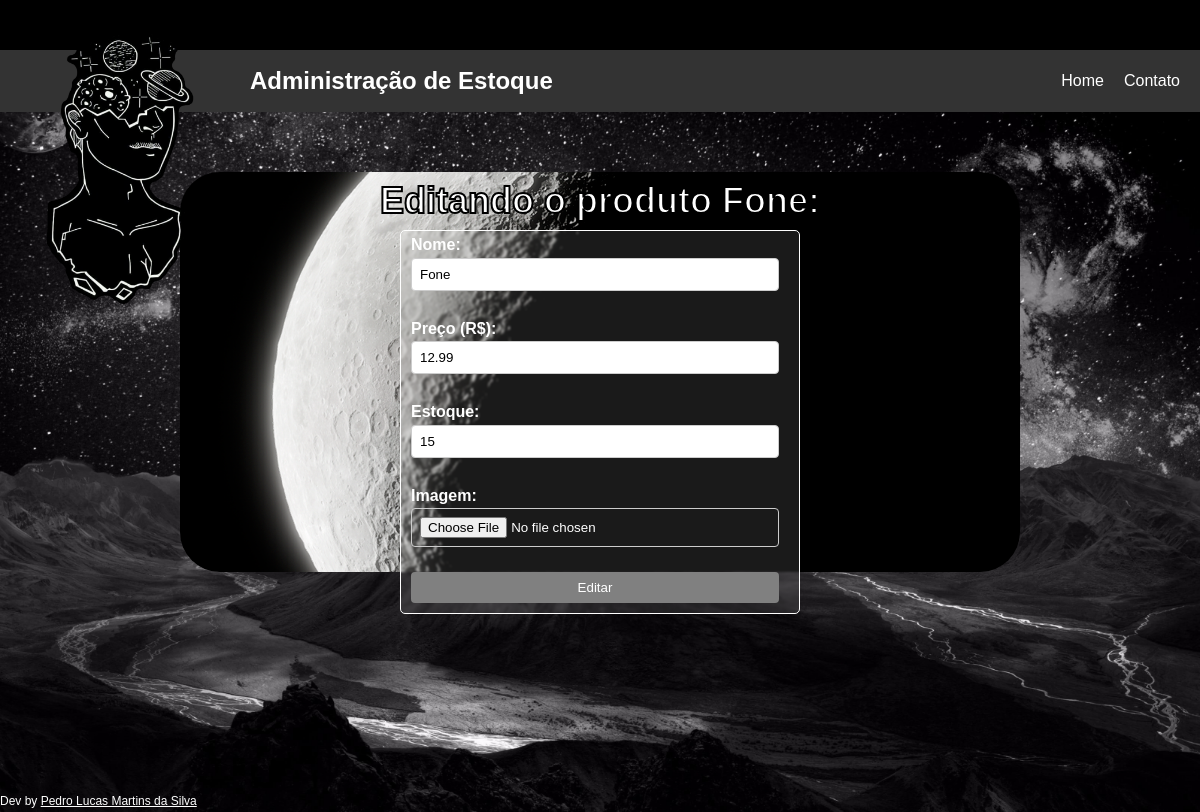
The app's page /alt_prod/1/ with its own data.
### loja/models.py (models this page shows, shortened)
class Produto(models.Model):
    nome = models.CharField(max_length=100)
    preco = models.DecimalField(max_digits=10, decimal_places=2)
    estoque = models.IntegerField()
    imagem = models.ImageField(upload_to='produtos/', null=True, blank=True)

### loja/views.py (the view, shortened to what this page needs)
# urls.py: path('alt_prod/<int:produto_id>/', alt_prod, name='alt_prod'),
def alt_prod(request, produto_id):
    produto = get_object_or_404(Produto, id=produto_id)
    if request.method == 'GET':
        return render(request, 'alt_prod.html', {'produto': produto})

### loja/templates/loja/alt_prod.html (shortened to what this page needs)
{% load static %}
<!DOCTYPE html>
<html lang="pt-br">
<head>
  <link rel="stylesheet" href="{% static '/loja/css/styles.css' %}">
</head>
<body>
  <header>
    <nav class="navbar">
      <div class="container">
        <img id="front" src="{% static '/loja/images/loginpage/frontedit.png' %}" alt="imagem decorativa">
        <h1 class="logo">Administração de Estoque</h1>
        <ul class="nav-links">
          <li><a href="{% url 'home' %}">Home</a></li>
          <li><a href="https://jip8.github.io">Contato</a></li>
        </ul>
      </div>
    </nav>
  </header>
  <main>
    <div class="imgform">
        <h2>Editando o produto {{ produto.nome }}:</h2>
        <form class="cadprod" action="{% url 'alt_prod' produto_id=produto.id %}" method="post" enctype="multipart/form-data">
            <p>
                <label for="nome">Nome:</label>
                <input type="text" name="nome" id="nome" placeholder="Nome" value="{{ produto.nome }}" required>
            </p>
            <p>
                <label for="preco">Preço (R$):</label>
                <input type="number" step="0.01" name="preco" id="preco" placeholder="Valor" value="{{ produto.preco }}" required>
            </p>
            <p>
                <label for="estoque">Estoque:</label>
                <input type="number" name="estoque" id="estoque" placeholder="Quantidade" value="{{ produto.estoque }}" required>
            </p>
            <p>
                <label for="imagem">Imagem:</label>
                <input type="file" id="imagem" name="imagem">
            </p>
            <button type="submit">Editar</button>
        </form>
    </div>
  </main>
  <footer>
    <p>Dev by <a href="https://jip8.github.io">Pedro Lucas Martins da Silva</a></p>
  </footer>
</body>
</html>

### loja/static/loja/css/styles.css (style rules this page uses)
* { margin: 0; padding: 0; box-sizing: border-box; }
body, html { background-color: black; }
#front { height: 300px; width: 200px; position: absolute; top: -35px; left: 20px; }
.navbar { background-color: #333; }
.container { width: 100%; margin: 0 auto; position: relative; }
.navbar .container { display: flex; justify-content: space-between; align-items: center; }
.logo { font-size: 1.5rem; padding-left: 250px; }
.nav-links { list-style: none; display: flex; }
.nav-links li { margin-right: 20px; }
.nav-links a { text-decoration: none; color: white; }
body { font-family: Arial, sans-serif; line-height: 1.6; margin-top: 50px; }
main { width: 80vw; margin: auto; padding: 5vw; }
.imgform { width: 70vw; height: 50vh; border-radius: 40px; }
.cadprod { max-width: 400px; margin: 0 auto; padding-left: 10px; padding-top: 1px; border: 1px solid white; border-radius: 5px; background: rgba(255, 255, 255, 0.1); backdrop-filter: blur(1px); }
.cadprod p { margin-bottom: 15px; }
.cadprod label { display: block; font-weight: bold; }
.cadprod input[type="text"], .cadprod input[type="number"], .cadprod input[type="file"], .cadprod button { width: calc(100% - 20px); padding: 8px; margin-bottom: 10px; border: 1px solid #ccc; border-radius: 4px; }
.cadprod button { background-color: gray; color: white; border: none; cursor: pointer; }
button { background-color: black; color: white; border: none; cursor: pointer; padding: 5px; border: 1px solid #ccc; border-radius: 4px; }
a { color: #fff; }

### records on screen
Produto: nome "Fone", preco "12.99", estoque "15"
